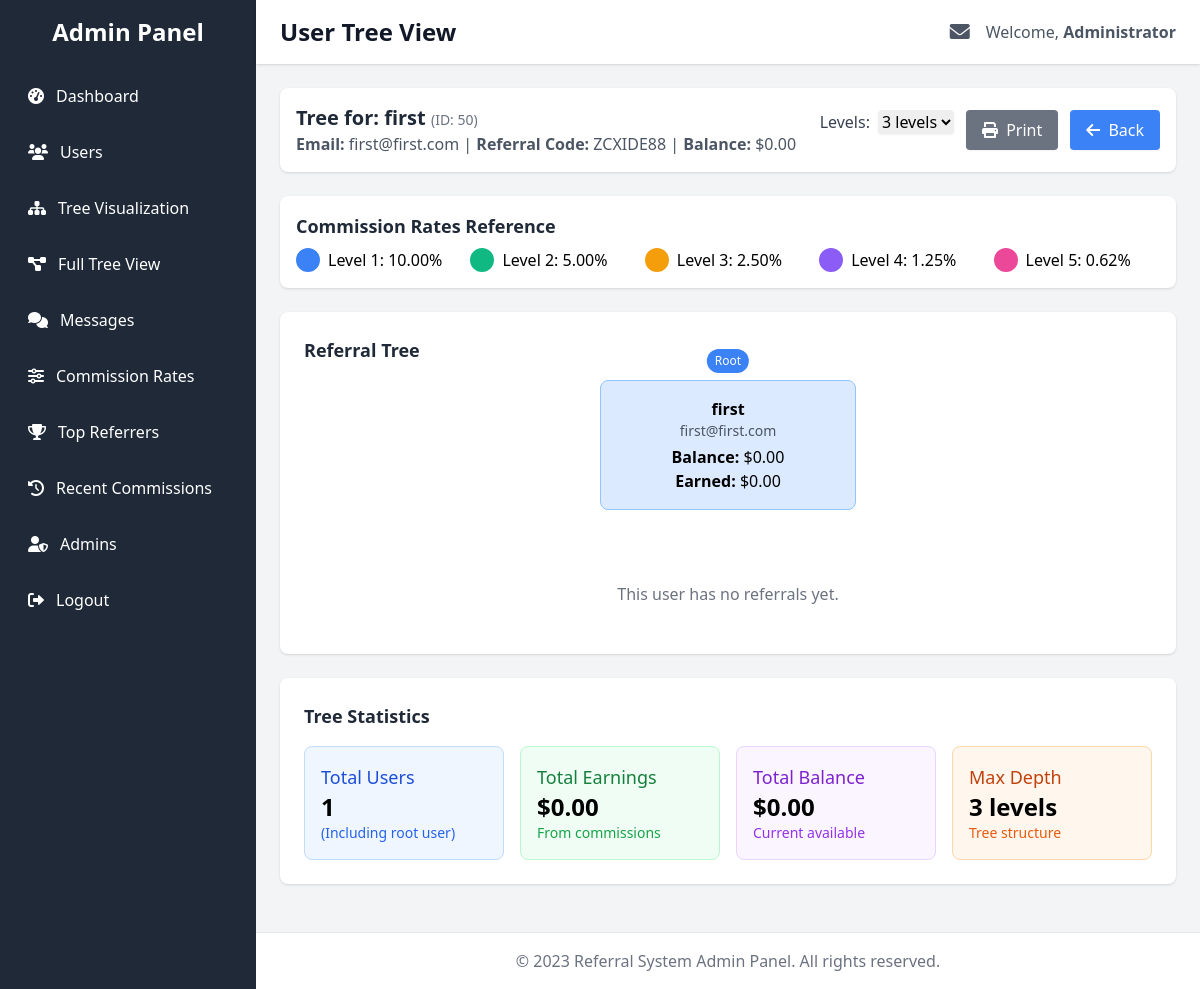
The app's page /admin/admin_user_tree.php?id=50 (signed in) with its own data.
### tables this page shows
CREATE TABLE IF NOT EXISTS `users` (
  `id` int NOT NULL AUTO_INCREMENT,
  `full_name` varchar(100) NOT NULL,
  `email` varchar(100) NOT NULL,
  `referral_code` varchar(20) DEFAULT NULL,
  `referred_by` int DEFAULT NULL,
  `phone` varchar(20) NOT NULL,
  `password` varchar(255) NOT NULL,
  `registration_date` datetime NOT NULL,
  `last_login` datetime DEFAULT NULL,
  `status` enum('active','inactive','suspended') DEFAULT 'active',
  `admin_notes` text,
  `created_at` timestamp NULL DEFAULT CURRENT_TIMESTAMP,
  `login_count` int NOT NULL DEFAULT '0',
  PRIMARY KEY (`id`),
  UNIQUE KEY `email` (`email`)
);

### admin/admin_user_tree.php (the view, shortened to what the rows shown need)
<?php
$userId = isset($_GET['id']) ? intval($_GET['id']) : null;
$maxDepth = isset($_GET['depth']) ? intval($_GET['depth']) : 3;
function getUserTreeData($userId, $maxDepth = 3)
{
  $conn = getConnection();
  try {
    $stmt = $conn->prepare("SELECT id, full_name, email, phone, referral_code FROM users WHERE id = ?");
    $stmt->bind_param("i", $userId);
    $stmt->execute();
    $result = $stmt->get_result();
    $userData = $result->fetch_assoc();
    $stmt = $conn->prepare("SELECT balance FROM wallets WHERE user_id = ?");
    $stmt->bind_param("i", $userId);
    $stmt->execute();
    $result = $stmt->get_result();
    $wallet = $result->fetch_assoc();
    $userData['balance'] = $wallet ? $wallet['balance'] : 0;
    $stmt = $conn->prepare("
            SELECT
                COUNT(*) as count,
                COALESCE(SUM(commission_amount), 0) as total_earned
            FROM tree_commissions
            WHERE user_id = ? AND status = 'paid'
        ");
    $stmt->bind_param("i", $userId);
    $stmt->execute();
    $result = $stmt->get_result();
    $commissions = $result->fetch_assoc();
    $userData['commissions_count'] = $commissions['count'];
    $userData['total_earned'] = $commissions['total_earned'];
    $treeData = buildRecursiveTree($conn, $userId, $maxDepth);
    return [
      'user' => $userData,
      'tree' => $treeData
    ];
  } catch (Exception $e) {
    return ['error' => $e->getMessage()];
  } finally {
    $conn->close();
  }
}
function buildRecursiveTree($conn, $userId, $maxDepth, $currentDepth = 1)
{
  $stmt = $conn->prepare("
        SELECT u.id, u.full_name, u.email, u.referral_code, u.registration_date
        FROM users u
        WHERE u.referred_by = ?
    ");
  $stmt->bind_param("i", $userId);
  $stmt->execute();
  $result = $stmt->get_result();
  $referrals = [];
  return $referrals;
}
function getCommissionRates()
{
  $conn = getConnection();
  $rates = [];
  try {
    $result = $conn->query("SELECT level, commission_rate FROM referral_structure ORDER BY level");
    while ($row = $result->fetch_assoc()) {
      $rates[$row['level']] = $row['commission_rate'];
    }
    return $rates;
  } catch (Exception $e) {
    return [];
  } finally {
    $conn->close();
  }
}
$treeData = getUserTreeData($userId, $maxDepth);
$commissionRates = getCommissionRates();
?>
<!DOCTYPE html>
<html lang="en">
<head>
  <script src="https://cdn.tailwindcss.com"></script>
  <link rel="stylesheet" href="https://cdnjs.cloudflare.com/ajax/libs/font-awesome/6.0.0-beta3/css/all.min.css">
</head>
<body class="bg-gray-100">
  <div class="min-h-screen flex">
    <div class="w-64 bg-gray-800 text-white no-print">
      <div class="p-4">
        <h2 class="text-2xl font-semibold text-center mb-6">Admin Panel</h2>
      </div>
    </div>
    <div class="flex-1">
      <header class="bg-white shadow no-print">
        <div class="max-w-7xl mx-auto py-4 px-6 flex justify-between items-center">
          <h1 class="text-2xl font-bold text-gray-900">User Tree View</h1>
        </div>
      </header>
      <main class="max-w-7xl mx-auto py-6 px-6">
        <?php if (isset($treeData['error'])): ?>
          <div class="mb-4 bg-red-100 border border-red-400 text-red-700 px-4 py-3 rounded relative">
            <span class="block sm:inline">Error: <?php echo $treeData['error']; ?></span>
          </div>
        <?php else: ?>
          <div class="bg-white shadow rounded-lg p-4 mb-6 no-print">
            <div class="flex flex-wrap items-center justify-between">
              <div>
                <h2 class="text-xl font-semibold text-gray-800">
                  Tree for: <?php echo htmlspecialchars($treeData['user']['full_name']); ?>
                  <span class="text-sm font-normal text-gray-500">
                    (ID: <?php echo $treeData['user']['id']; ?>)
                  </span>
                </h2>
                <p class="text-gray-600">
                  <strong>Email:</strong> <?php echo htmlspecialchars($treeData['user']['email']); ?> |
                  <strong>Referral Code:</strong> <?php echo htmlspecialchars($treeData['user']['referral_code']); ?> |
                  <strong>Balance:</strong> $<?php echo number_format($treeData['user']['balance'], 2); ?>
                </p>
              </div>
              <div class="flex space-x-3 mt-4 md:mt-0">
                <div>
                  <form action="" method="get" class="flex items-center">
                    <label for="depth" class="mr-2 text-gray-700">Levels:</label>
                    <select name="depth" id="depth" class="rounded border-gray-300 shadow-sm focus:border-primary-500 focus:ring focus:ring-primary-200 focus:ring-opacity-50" onchange="this.form.submit()">
                      <?php for ($i = 1; $i <= 5; $i++): ?>
                        <option value="<?php echo $i; ?>" <?php echo $maxDepth == $i ? 'selected' : ''; ?>>
                          <?php echo $i; ?> level<?php echo $i > 1 ? 's' : ''; ?>
                        </option>
                      <?php endfor; ?>
                    </select>
                  </form>
                </div>
                <button onclick="window.print()" class="bg-gray-500 hover:bg-gray-600 text-white py-2 px-4 rounded shadow-sm">
                  <i class="fas fa-print mr-1"></i> Print
                </button>
                <a href="admin_dashboard.php?tab=visualization" class="bg-blue-500 hover:bg-blue-600 text-white py-2 px-4 rounded shadow-sm">
                  <i class="fas fa-arrow-left mr-1"></i> Back
                </a>
              </div>
            </div>
          </div>
          <div class="bg-white shadow rounded-lg p-4 mb-6 no-print">
            <h3 class="text-lg font-semibold text-gray-800 mb-2">Commission Rates Reference</h3>
            <div class="grid grid-cols-2 md:grid-cols-5 gap-2">
              <?php foreach ($commissionRates as $level => $rate): ?>
                <div class="flex items-center">
                  <span class="inline-block w-6 h-6 rounded-full level-badge-<?php echo $level; ?> mr-2"></span>
                  <span>Level <?php echo $level; ?>: <?php echo $rate; ?>%</span>
                </div>
              <?php endforeach; ?>
            </div>
          </div>
          <div class="bg-white shadow rounded-lg p-6 overflow-x-auto mb-6">
            <h3 class="text-lg font-semibold text-gray-800 mb-4">Referral Tree</h3>
            <div class="flex justify-center mb-12">
              <div class="relative bg-blue-100 border border-blue-300 rounded-lg p-4 w-64 text-center">
                <span class="absolute -top-8 left-1/2 transform -translate-x-1/2 px-2 py-1 rounded-full text-xs text-white level-badge-1">Root</span>
                <h4 class="font-bold"><?php echo htmlspecialchars($treeData['user']['full_name']); ?></h4>
                <p class="text-sm text-gray-600"><?php echo htmlspecialchars($treeData['user']['email']); ?></p>
                <p class="mt-1"><span class="font-semibold">Balance:</span> $<?php echo number_format($treeData['user']['balance'], 2); ?></p>
                <p><span class="font-semibold">Earned:</span> $<?php echo number_format($treeData['user']['total_earned'], 2); ?></p>
              </div>
            </div>
            <?php if (!empty($treeData['tree'])): ?>
              <div class="tree-container">
                <div class="flex flex-wrap justify-center gap-4 mb-12">
                  <?php foreach ($treeData['tree'] as $level1User): ?>
                    <div class="relative">
                      <div class="tree-line"></div>
                      <div class="bg-green-100 border border-green-300 rounded-lg p-3 w-56 relative">
                        <span class="absolute -top-8 left-1/2 transform -translate-x-1/2 px-2 py-1 rounded-full text-xs text-white level-badge-2">Level 1</span>
                        <h4 class="font-bold"><?php echo htmlspecialchars($level1User['full_name']); ?></h4>
                        <p class="text-sm text-gray-600 truncate"><?php echo htmlspecialchars($level1User['email']); ?></p>
                        <div class="grid grid-cols-2 mt-1 gap-1 text-sm">
                          <p><span class="font-semibold">Balance:</span> $<?php echo number_format($level1User['balance'], 2); ?></p>
                          <p><span class="font-semibold">Earned:</span> $<?php echo number_format($level1User['total_earned'], 2); ?></p>
                        </div>
                        <p class="text-sm mt-1">
                          <span class="font-semibold">Referrals:</span> <?php echo $level1User['referral_count']; ?>
                        </p>
                        <div class="mt-2 text-center">
                          <a href="user_tree.php?id=<?php echo $level1User['id']; ?>" class="text-blue-600 hover:underline text-sm">
                            <i class="fas fa-sitemap mr-1"></i> View Tree
                          </a>
                        </div>
                      </div>
                      <?php if (!empty($level1User['children'])): ?>
                        <div class="relative mt-8">
                          <div class="tree-children-connector"></div>
                          <div class="flex flex-wrap justify-center gap-3">
                            <?php foreach ($level1User['children'] as $level2User): ?>
                              <div class="relative">
                                <div class="tree-line"></div>
                                <div class="bg-orange-100 border border-orange-300 rounded-lg p-2 w-48 relative print-small">
                                  <span class="absolute -top-6 left-1/2 transform -translate-x-1/2 px-2 py-0.5 rounded-full text-xs text-white level-badge-3">Level 2</span>
                                  <h4 class="font-bold text-sm"><?php echo htmlspecialchars($level2User['full_name']); ?></h4>
                                  <p class="text-xs text-gray-600 truncate"><?php echo htmlspecialchars($level2User['email']); ?></p>
                                  <div class="grid grid-cols-2 mt-1 gap-1 text-xs">
                                    <p><span class="font-semibold">Balance:</span> $<?php echo number_format($level2User['balance'], 2); ?></p>
                                    <p><span class="font-semibold">Earned:</span> $<?php echo number_format($level2User['total_earned'], 2); ?></p>
                                  </div>
                                  <div class="mt-1 text-center">
                                    <a href="user_tree.php?id=<?php echo $level2User['id']; ?>" class="text-blue-600 hover:underline text-xs">
                                      <i class="fas fa-sitemap mr-1"></i> View
                                    </a>
                                  </div>
                                </div>
                                <?php if (!empty($level2User['children']) && $maxDepth >= 3): ?>
                                  <div class="relative mt-6">
                                    <div class="tree-children-connector"></div>
                                    <div class="flex flex-wrap justify-center gap-2">
                                      <?php foreach ($level2User['children'] as $level3User): ?>
                                        <div class="relative">
                                          <div class="tree-line"></div>
                                          <div class="bg-purple-100 border border-purple-300 rounded-lg p-2 w-40 relative print-small">
                                            <span class="absolute -top-6 left-1/2 transform -translate-x-1/2 px-1 py-0.5 rounded-full text-xs text-white level-badge-4">Level 3</span>
                                            <h4 class="font-bold text-xs"><?php echo htmlspecialchars($level3User['full_name']); ?></h4>
                                            <p class="text-xs text-gray-600 truncate"><?php echo htmlspecialchars($level3User['email']); ?></p>
                                            <p class="text-xs mt-1">
                                              <span class="font-semibold">Refs:</span> <?php echo $level3User['referral_count']; ?>
                                            </p>
                                            <div class="mt-1 text-center">
                                              <a href="user_tree.php?id=<?php echo $level3User['id']; ?>" class="text-blue-600 hover:underline text-xs">
                                                View
                                              </a>
                                            </div>
                                          </div>
                                        </div>
                                      <?php endforeach; ?>
                                    </div>
                                  </div>
                                <?php endif; ?>
                              </div>
                            <?php endforeach; ?>
                          </div>
                        </div>
                      <?php endif; ?>
                    </div>
                  <?php endforeach; ?>
                </div>
              </div>
            <?php else: ?>
              <div class="text-center text-gray-500 py-6">
                <p>This user has no referrals yet.</p>
              </div>
            <?php endif; ?>
          </div>
          <div class="bg-white shadow rounded-lg p-6 mb-6">
            <h3 class="text-lg font-semibold text-gray-800 mb-4">Tree Statistics</h3>
            <?php
            $totalUsers = 0;
            $totalEarnings = $treeData['user']['total_earned'];
            $totalBalance = $treeData['user']['balance'];
            ?>
            <div class="grid grid-cols-1 md:grid-cols-4 gap-4">
              <div class="bg-blue-50 rounded-lg p-4 border border-blue-200">
                <h4 class="text-blue-700 text-lg font-medium">Total Users</h4>
                <p class="text-2xl font-bold"><?php echo $totalUsers + 1; ?></p>
                <p class="text-blue-600 text-sm">(Including root user)</p>
              </div>
              <div class="bg-green-50 rounded-lg p-4 border border-green-200">
                <h4 class="text-green-700 text-lg font-medium">Total Earnings</h4>
                <p class="text-2xl font-bold">$<?php echo number_format($totalEarnings, 2); ?></p>
                <p class="text-green-600 text-sm">From commissions</p>
              </div>
              <div class="bg-purple-50 rounded-lg p-4 border border-purple-200">
                <h4 class="text-purple-700 text-lg font-medium">Total Balance</h4>
                <p class="text-2xl font-bold">$<?php echo number_format($totalBalance, 2); ?></p>
                <p class="text-purple-600 text-sm">Current available</p>
              </div>
              <div class="bg-orange-50 rounded-lg p-4 border border-orange-200">
                <h4 class="text-orange-700 text-lg font-medium">Max Depth</h4>
                <p class="text-2xl font-bold"><?php echo $maxDepth; ?> levels</p>
                <p class="text-orange-600 text-sm">Tree structure</p>
              </div>
            </div>
          </div>
        <?php endif; ?>
      </main>
    </div>
  </div>
</body>
</html>

### records on screen
users: full_name "first", id "50", email "first@first.com", referral_code "ZCXIDE88"

### other values on screen
$_SESSION['admin_name'] "Administrator"
$treeData['user']['balance'] "0.00"
$level "1"
$rate "10.00"
$level "2"
$rate "5.00"
$level "3"
$rate "2.50"
$level "4"
$rate "1.25"
$level "5"
$rate "0.62"
$treeData['user']['total_earned'] "0.00"
$totalUsers + 1 "1"
$totalEarnings "0.00"
